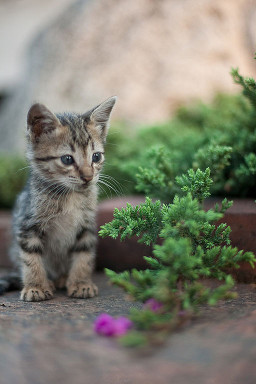
#> input picture kitten.jpg, 256 x 384 px
$ python kmeans.py
#> lines starting #> are read from the running program, lines starting #| are printed output that depends on the picture
# -----------------------------------------------------------------------------
# Copyright (C) 2018  Nicolas P. Rougier
# Distributed under the terms of the BSD License.
# -----------------------------------------------------------------------------
# Code by Gareth Rees, posted on stack overflow
# https://codereview.stackexchange.com/questions/61598/k-mean-with-numpy

import numpy as np
import scipy.spatial


def cluster_centroids(data, clusters, k=None):
    """Return centroids of clusters in data.

    data is an array of observations with shape (A, B, ...).

    clusters is an array of integers of shape (A,) giving the index
    (from 0 to k-1) of the cluster to which each observation belongs.
    The clusters must all be non-empty.

    k is the number of clusters. If omitted, it is deduced from the
    values in the clusters array.

    The result is an array of shape (k, B, ...) containing the
    centroid of each cluster.

    >>> data = np.array([[12, 10, 87],
    ...                  [ 2, 12, 33],
    ...                  [68, 31, 32],
    ...                  [88, 13, 66],
    ...                  [79, 40, 89],
    ...                  [ 1, 77, 12]])
    >>> cluster_centroids(data, np.array([1, 1, 2, 2, 0, 1]))
    array([[ 79.,  40.,  89.],
           [  5.,  33.,  44.],
           [ 78.,  22.,  49.]])

    """
    if k is None:
        k = np.max(clusters) + 1
    result = np.empty(shape=(k,) + data.shape[1:])
    for i in range(k):
        np.mean(data[clusters == i], axis=0, out=result[i])
    return result


def kmeans(data, k=None, centroids=None, steps=20):
    """Divide the observations in data into clusters using the k-means
    algorithm, and return an array of integers assigning each data
    point to one of the clusters.

    centroids, if supplied, must be an array giving the initial
    position of the centroids of each cluster.

    If centroids is omitted, the number k gives the number of clusters
    and the initial positions of the centroids are selected randomly
    from the data.

    The k-means algorithm adjusts the centroids iteratively for the
    given number of steps, or until no further progress can be made.

    >>> data = np.array([[12, 10, 87],
    ...                  [ 2, 12, 33],
    ...                  [68, 31, 32],
    ...                  [88, 13, 66],
    ...                  [79, 40, 89],
    ...                  [ 1, 77, 12]])
    >>> np.random.seed(73)
    >>> kmeans(data, k=3)
    (array([[79., 40., 89.],
            [ 5., 33., 44.],
            [78., 22., 49.]]),    array([1, 1, 2, 2, 0, 1]))

    """
    if centroids is not None and k is not None:
        assert(k == len(centroids))
    elif centroids is not None:
        k = len(centroids)
    elif k is not None:
        # Forgy initialization method: choose k data points randomly.
        centroids = data[np.random.choice(np.arange(len(data)), k, False)]
    else:
        raise RuntimeError("Need a value for k or centroids.")

    for _ in range(max(steps, 1)):
        # Squared distances between each point and each centroid.
        sqdists = scipy.spatial.distance.cdist(centroids, data, 'sqeuclidean')

        # Index of the closest centroid to each data point.
        clusters = np.argmin(sqdists, axis=0)

        new_centroids = cluster_centroids(data, clusters, k)
        if np.array_equal(new_centroids, centroids):
            break

        centroids = new_centroids

    return centroids, clusters


if __name__ == '__main__':
    import imageio

    # Number of final colors we want
    n = 16

    # Original Image
    I = imageio.imread("kitten.jpg")
#> I is the input picture: shape (384, 256, 3); mean R, G, B 124.9, 126.4, 111.5
    shape = I.shape
#> shape = (384, 256, 3)

    # Flattened image
    D = I.reshape(shape[0]*shape[1], shape[2])

    # Search for 16 centroids in D (using 20 iterations)
    centroids, clusters = kmeans(D, k=n, steps=20)
#> in kmeans, `centroids = data[np.random.choice(np.arange(len(data)), k, False)]`: centroids = 16 rows, first 8: [127, 119, 116], [71, 91, 54], [154, 147, 137], [43, 43, 35], [115, 117, 112], [80, 70, 68], [107, 109, 70], [213, 197, 182]
#> centroids = 16 rows, first 8: [140.3, 133.1, 134.7], [54.75, 82.4, 47.11], [159.7, 160.8, 152], [47.89, 48.74, 36.15], [125.6, 118.9, 117.5], [73.26, 67.6, 60.45], [92.22, 86.78, 81.17], [212.3, 194, 179.5]

    # Create quantized image
    I = (centroids[clusters]).reshape(shape)
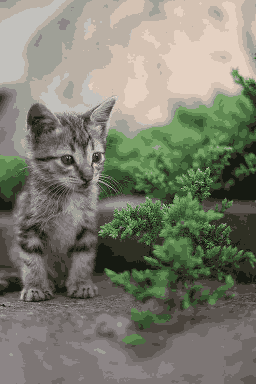
#> I: shape (384, 256, 3) float64; mean of channels 0, 1, 2 124.9, 126.4, 111.5; drawn as R, G, B
    I = np.round(I).astype(np.uint8)

    # Save result
    imageio.imsave("kitten-quantized.jpg", I)

$ run again, with dithered.png saved as kitten.jpg
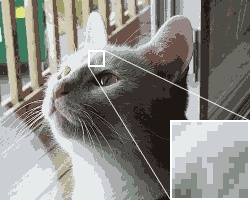
#> input picture dithered.png, 250 x 200 px
#> I is the input picture: shape (200, 250, 3); mean R, G, B 138.6, 137.4, 132.3
#> in kmeans, `centroids = data[np.random.choice(np.arange(len(data)), k, False)]`: centroids = 16 rows, first 8: [231, 235, 236], [79, 76, 71], [204, 208, 211], [82, 77, 73], [74, 73, 68], [29, 24, 20], [57, 49, 46], [198, 202, 205]
#> `centroids, clusters = kmeans(D, k=n, steps=20)`: centroids = 16 rows, first 8: [233.4, 236.5, 237.3], [81.01, 78.28, 73.21], [205.5, 208.2, 212], [102.6, 83.48, 73.33], [73.68, 73.99, 67.8], [29.13, 23.92, 20.03], [56.43, 49.32, 45.81], [172.1, 172, 166.9]
#> `I = (centroids[clusters]).reshape(shape)`:
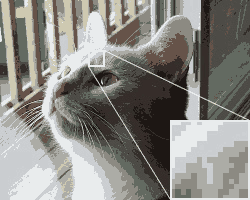
#> I: shape (200, 250, 3) float64; mean of channels 0, 1, 2 138.6, 137.4, 132.3; drawn as R, G, B
